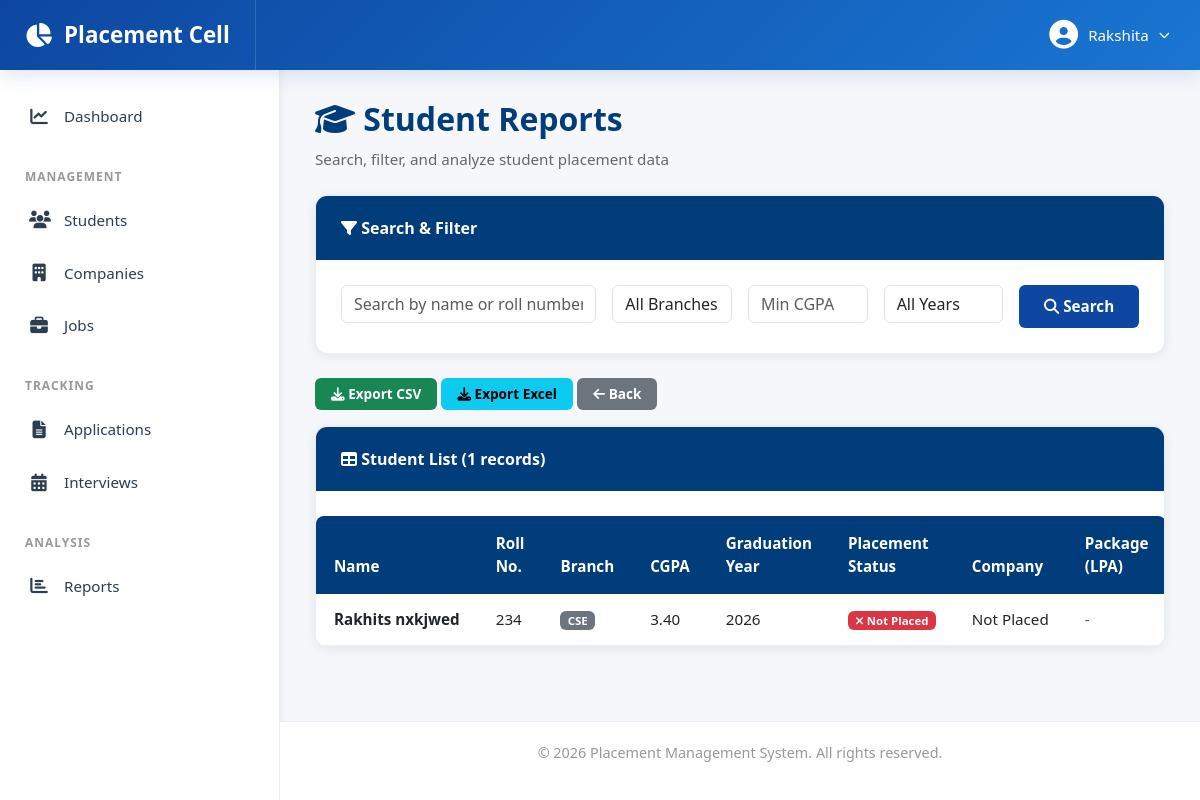
Screenshot of /admin-panel/reports/students/ (signed in) with the database file from the repository.
### core/models.py (models this page shows, shortened)
class Student(models.Model):
    BRANCH_CHOICES = [
        ('CSE', 'Computer Science & Engineering'),
        ('ECE', 'Electronics & Communication Engineering'),
        ('ME', 'Mechanical Engineering'),
        ('CE', 'Civil Engineering'),
        ('EE', 'Electrical Engineering'),
        ('AE', 'Aerospace Engineering'),
    ]
    user = models.OneToOneField(User, on_delete=models.CASCADE, related_name='student_profile')
    roll_number = models.CharField(max_length=20, unique=True, help_text="Student Roll Number")
    branch = models.CharField(max_length=50, choices=BRANCH_CHOICES)
    cgpa = models.DecimalField(
        max_digits=4,
        decimal_places=2,
        validators=[MinValueValidator(0.0), MaxValueValidator(10.0)]
    )
    phone = models.CharField(max_length=15)
    skills = models.TextField(blank=True, help_text="Comma-separated list of skills")
    graduation_year = models.IntegerField(
        validators=[MinValueValidator(2024), MaxValueValidator(2030)]
    )
    resume = models.FileField(upload_to='resume/', blank=True, null=True)
    created_at = models.DateTimeField(auto_now_add=True)
    updated_at = models.DateTimeField(auto_now=True)
    class Meta:
        ordering = ['-created_at']
        verbose_name_plural = "Students"

### core/views.py (the view, shortened to what this page needs)
# urls.py: path('admin-panel/reports/students/', views.student_report, name='student_report'),
@admin_required
def student_report(request):
    students = Student.objects.select_related('user').all()
    search_query = request.GET.get('search', '')
    if search_query:
        students = students.filter(
            Q(user__first_name__icontains=search_query) |
            Q(user__last_name__icontains=search_query) |
            Q(roll_number__icontains=search_query)
        )
    branch_filter = request.GET.get('branch', '')
    if branch_filter:
        students = students.filter(branch=branch_filter)
    cgpa_filter = request.GET.get('cgpa', '')
    if cgpa_filter:
        cgpa_val = float(cgpa_filter)
        students = students.filter(cgpa__gte=cgpa_val)
    year_filter = request.GET.get('graduation_year', '')
    if year_filter:
        students = students.filter(graduation_year=int(year_filter))
    report_data = []
    for student in students:
        placements = Application.objects.filter(
            student=student, status='Selected'
        ).select_related('job__company').first()
        report_data.append({
            'student': student,
            'placed': placements is not None,
            'company': placements.job.company.company_name if placements else 'Not Placed',
            'package': placements.job.company.package if placements else 0,
        })
    export_format = request.GET.get('export', '')
    paginator = Paginator(report_data, 25)
    page_obj = paginator.get_page(request.GET.get('page', 1))
    branches = Student.BRANCH_CHOICES
    graduation_years = sorted(set(Student.objects.values_list('graduation_year', flat=True)))
    context = {
        'page_obj': page_obj,
        'report_data': page_obj,
        'search_query': search_query,
        'branch_filter': branch_filter,
        'cgpa_filter': cgpa_filter,
        'year_filter': year_filter,
        'branches': branches,
        'graduation_years': graduation_years,
    }
    return render(request, 'admin_panel/reports/student_report.html', context)

### core/views.py (called while the page is built)
def admin_required(view_func):
    @wraps(view_func)
    def wrapper(request, *args, **kwargs):
        if not request.user.is_authenticated:
            return redirect('login')
        if not request.user.is_staff:
            messages.error(request, 'You do not have permission to access the admin panel.')
            return redirect('home')
        return view_func(request, *args, **kwargs)
    return wrapper

### core/templates/admin_panel/reports/student_report.html (shortened to what this page needs)
{% extends 'admin_base.html' %}
{% load static %}
{% block content %}
<div class="dashboard-header mb-4">
    <h1><i class="fas fa-graduation-cap"></i> Student Reports</h1>
    <div class="dashboard-meta">
        <div class="meta-item">
            <span>Search, filter, and analyze student placement data</span>
        </div>
    </div>
</div>
<div class="card mb-4">
    <div class="card-header">
        <i class="fas fa-filter"></i> Search & Filter
    </div>
    <div class="card-body">
        <form method="GET" class="row g-3">
            <div class="col-md-4">
                <input type="text" class="form-control" name="search" placeholder="Search by name or roll number" value="{{ search_query }}">
            </div>
            <div class="col-md-2">
                <select class="form-control" name="branch">
                    <option value="">All Branches</option>
                </select>
            </div>
            <div class="col-md-2">
                <input type="number" class="form-control" name="cgpa" placeholder="Min CGPA" step="0.01" value="{{ cgpa_filter }}">
            </div>
            <div class="col-md-2">
                <select class="form-control" name="graduation_year">
                    <option value="">All Years</option>
                </select>
            </div>
            <div class="col-md-2">
                <button type="submit" class="btn btn-primary w-100"><i class="fas fa-search"></i> Search</button>
            </div>
        </form>
    </div>
</div>
<div class="mb-3">
    <a href="?{{ request.GET.urlencode }}&export=csv" class="btn btn-success btn-sm"><i class="fas fa-download"></i> Export CSV</a>
    <a href="?{{ request.GET.urlencode }}&export=excel" class="btn btn-info btn-sm"><i class="fas fa-download"></i> Export Excel</a>
    <a href="{% url 'admin_reports' %}" class="btn btn-secondary btn-sm"><i class="fas fa-arrow-left"></i> Back</a>
</div>
<div class="card">
    <div class="card-header">
        <i class="fas fa-table"></i> Student List ({{ page_obj.paginator.count }} records)
    </div>
    <div class="card-body">
        {% if page_obj %}
            <div class="table-responsive">
                <table class="table table-hover table-sm">
                    <thead class="table-light">
                        <tr>
                            <th>Name</th>
                            <th>Roll No.</th>
                            <th>Branch</th>
                            <th>CGPA</th>
                            <th>Graduation Year</th>
                            <th>Placement Status</th>
                            <th>Company</th>
                            <th>Package (LPA)</th>
                        </tr>
                    </thead>
                    <tbody>
                        {% for item in page_obj %}
                            <tr>
                                <td><strong>{{ item.student.user.get_full_name }}</strong></td>
                                <td>{{ item.student.roll_number }}</td>
                                <td><span class="badge bg-secondary">{{ item.student.branch }}</span></td>
                                <td>{{ item.student.cgpa }}</td>
                                <td>{{ item.student.graduation_year }}</td>
                                <td>
                                    {% if item.placed %}
                                        <span class="badge bg-success"><i class="fas fa-check"></i> Placed</span>
                                    {% else %}
                                        <span class="badge bg-danger"><i class="fas fa-times"></i> Not Placed</span>
                                    {% endif %}
                                </td>
                                <td>{{ item.company }}</td>
                                <td>
                                    {% if item.package %}
                                        <strong>₹{{ item.package }}</strong>
                                    {% else %}
                                        <span class="text-muted">-</span>
                                    {% endif %}
                                </td>
                            </tr>
                        {% empty %}
                            <tr>
                                <td colspan="8" class="text-center text-muted py-4">
                                    <i class="fas fa-inbox"></i> No students found matching your criteria
                                </td>
                            </tr>
                        {% endfor %}
                    </tbody>
                </table>
            </div>
        {% else %}
            <div class="alert alert-info" role="alert">
                <i class="fas fa-info-circle"></i> No students found in the system.
            </div>
        {% endif %}
    </div>
</div>
{% endblock %}

### core/templates/admin_base.html (shortened to what this page needs)
{% load static %}
<!DOCTYPE html>
<html lang="en">
<head>
    <link href="https://cdn.jsdelivr.net/npm/bootstrap@5.3.0/dist/css/bootstrap.min.css" rel="stylesheet">
    <link rel="stylesheet" href="https://cdnjs.cloudflare.com/ajax/libs/font-awesome/6.4.0/css/all.min.css">
    <link rel="stylesheet" href="{% static 'css/style.css' %}">
</head>
<body>
    <div class="topbar">
        <div class="topbar-brand">
            <i class="fas fa-chart-pie"></i>
            <span>Placement Cell</span>
        </div>
        <div class="topbar-content">
            <div class="topbar-user">
                <div class="user-profile">
                    <div class="user-profile-link" onclick="toggleUserMenu()">
                        <i class="fas fa-user-circle" style="font-size: 1.8rem;"></i>
                        <span>{{ user.get_full_name|default:user.username }}</span>
                        <i class="fas fa-chevron-down" style="font-size: 0.7rem;"></i>
                    </div>
                </div>
            </div>
        </div>
    </div>
    <div class="main-wrapper">
        <aside class="sidebar">
            <ul class="sidebar-menu" id="sidebarMenu">
                <li>
                    <a href="{% url 'admin_dashboard' %}" class="active">
                        <i class="fas fa-chart-line"></i> Dashboard
                    </a>
                </li>
                <div class="sidebar-section-title">Management</div>
                <li>
                    <a href="{% url 'admin_students' %}">
                        <i class="fas fa-users"></i> Students
                    </a>
                </li>
                <li>
                    <a href="{% url 'admin_company_list' %}">
                        <i class="fas fa-building"></i> Companies
                    </a>
                </li>
                <li>
                    <a href="{% url 'admin_job_list' %}">
                        <i class="fas fa-briefcase"></i> Jobs
                    </a>
                </li>
                <div class="sidebar-section-title">Tracking</div>
                <li>
                    <a href="{% url 'admin_applications' %}">
                        <i class="fas fa-file-alt"></i> Applications
                    </a>
                </li>
                <li>
                    <a href="{% url 'admin_interviews' %}">
                        <i class="fas fa-calendar-alt"></i> Interviews
                    </a>
                </li>
                <div class="sidebar-section-title">Analysis</div>
                <li>
                    <a href="{% url 'admin_reports' %}">
                        <i class="fas fa-chart-bar"></i> Reports
                    </a>
                </li>
            </ul>
        </aside>
        <div class="main-content">
            <div class="content-area">
                {% block content %}{% endblock %}
            </div>
            <footer>
                <p>&copy; 2026 Placement Management System. All rights reserved.</p>
            </footer>
        </div>
    </div>
</body>
</html>

### core/static/css/style.css (style rules this page uses)
.table td { white-space: nowrap; }

### core/templates/admin_base.html (style rules this page uses)
:root { --primary-color: #0D47A1; --secondary-color: #1976D2; --success-color: #2E7D32; --warning-color: #F9A825; --background-color: #F5F7FA; --text-color: #2C3E50; --border-color: #E8EEF5; --light-bg: #ECF0F6; }
* { margin: 0; padding: 0; box-sizing: border-box; }
html, body { height: 100%; font-family: 'Segoe UI', Tahoma, Geneva, Verdana, sans-serif; background-color: var(--background-color); color: var(--text-color); }
body { display: flex; flex-direction: column; }
.topbar { background: linear-gradient(135deg, var(--primary-color) 0%, var(--secondary-color) 100%); color: white; padding: 0; box-shadow: 0 4px 20px rgba(13, 71, 161, 0.15); height: 70px; display: flex; align-items: center; justify-content: space-between; position: sticky; top: 0; z-index: 999; }
.topbar-brand { padding: 0 25px; font-weight: 700; font-size: 1.4rem; color: white !important; border-right: 1px solid rgba(255, 255, 255, 0.15); display: flex; align-items: center; height: 100%; white-space: nowrap; }
.topbar-brand i { margin-right: 12px; font-size: 1.5rem; }
.topbar-content { padding: 0 30px; display: flex; align-items: center; gap: 20px; }
.topbar-user { display: flex; align-items: center; gap: 20px; }
.user-profile { position: relative; }
.user-profile-link { color: white; text-decoration: none; display: flex; align-items: center; gap: 10px; font-size: 0.95rem; transition: opacity 0.3s ease; cursor: pointer; }
.main-wrapper { display: flex; flex: 1; overflow: hidden; }
.sidebar { width: 280px; background: white; border-right: 1px solid var(--border-color); overflow-y: auto; box-shadow: 2px 0 8px rgba(0, 0, 0, 0.05); }
.sidebar-menu { list-style: none; padding: 20px 0; margin: 0; }
.sidebar-menu li { margin: 0; }
.sidebar-menu a { display: flex; align-items: center; padding: 15px 25px; color: var(--text-color); text-decoration: none; transition: all 0.3s ease; border-left: 4px solid transparent; font-weight: 500; font-size: 0.95rem; }
.sidebar-menu a i { margin-right: 15px; width: 20px; text-align: center; font-size: 1.1rem; }
.sidebar-section-title { padding: 15px 25px 8px 25px; font-weight: 700; font-size: 0.75rem; text-transform: uppercase; letter-spacing: 1px; color: #999; margin-top: 10px; }
.main-content { flex: 1; display: flex; flex-direction: column; overflow: hidden; }
.content-area { flex: 1; overflow-y: auto; padding: 30px 35px; }
.dashboard-header { margin-bottom: 35px; }
.dashboard-header h1 { font-size: 2rem; font-weight: 700; color: #003d7a; margin-bottom: 10px; }
.dashboard-meta { display: flex; gap: 30px; color: #666; font-size: 0.95rem; }
.meta-item { display: flex; align-items: center; gap: 8px; }
.card { border: 1px solid var(--border-color); border-radius: 12px; box-shadow: 0 2px 12px rgba(0, 0, 0, 0.08); transition: all 0.3s ease; margin-bottom: 25px; overflow: hidden; }
.card-header { background-color: #003d7a; color: white; border: none; border-radius: 12px 12px 0 0; padding: 20px 25px; font-weight: 600; border-bottom: none; }
.card-body { padding: 25px; overflow: visible; }
.btn { border-radius: 6px; font-weight: 600; padding: 10px 24px; transition: all 0.3s ease; border: none; cursor: pointer; font-size: 0.95rem; }
.btn-primary { background-color: var(--primary-color); color: white; }
.btn-sm { padding: 6px 16px; font-size: 0.85rem; }
.table { background: white; border-radius: 8px; overflow: hidden; margin-bottom: 0; }
.table thead th { background-color: #003d7a; color: white; font-weight: 600; border: none; padding: 16px 18px; font-size: 0.95rem; }
.table tbody td { padding: 14px 18px; vertical-align: middle; border-color: var(--border-color); font-size: 0.95rem; }
footer { background-color: white; border-top: 1px solid var(--border-color); padding: 20px 35px; text-align: center; color: #999; font-size: 0.9rem; }
* { scrollbar-color: #1976D2 #f1f1f1; scrollbar-width: thin; }
.table-responsive, [style*="overflow-x: auto"], [style*="overflow-y: auto"] { scroll-behavior: smooth; }
.card-body > .table-responsive { margin: 0 -25px -25px -25px; }

### rows the page displays
Student: student.user.get_full_name "Rakhits nxkjwed", student.roll_number "234", student.branch "CSE", student.cgpa "3.40", student.graduation_year "2026", company "Not Placed"

### other values shown
{{ user.get_full_name|default:user.username }} "Rakshita"
{{ page_obj.paginator.count }} "1"
